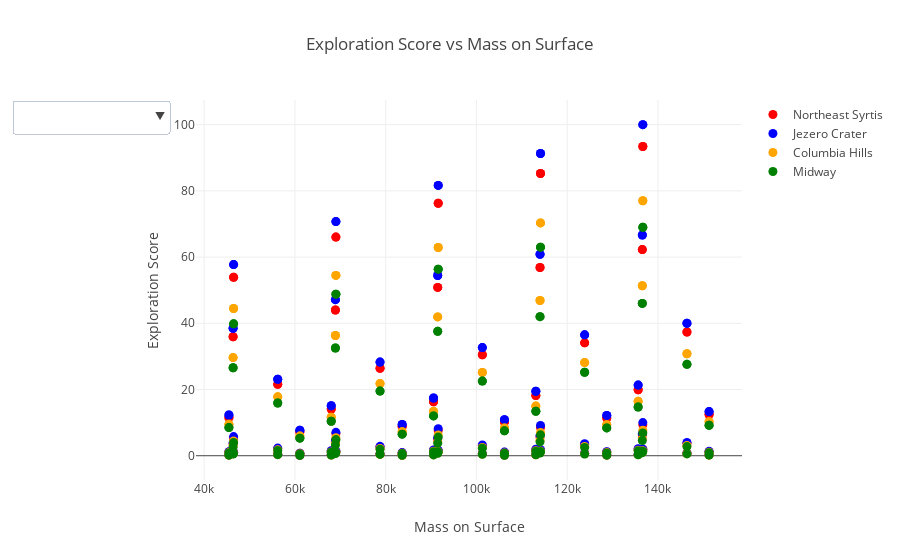

The notebook cell this image was saved under:
### Code cell
data = []
colors = ['red','blue','orange','green','black']
landing_locs = list(set(df_4['Landing Location'].values))
for i in range(len(landing_locs)):
    new_df = df_4[df_4['Landing Location'] == landing_locs[i]]
    
#     new_df['Text'] = ['Number of Crew ' + str(n) for n in list(new_df['Number of Crew'].values)]
    
    text_list = []
    for index, row in new_df.iterrows():
        num_crew = row['Number of Crew']
        norm_surv = row['Normalized Survivability Metric [%]']
        edl = row['EDL']
        
        text = ('Number of Crew ' + str(num_crew) + '<br>' + 'Normalized Survivability ' + str(norm_surv) +'<br>'
                + 'EDL ' + edl+'<br>'
                + 'Index ' + str(index))
        text_list.append(text)

    new_df['Text'] = text_list
        
    new_data = go.Scatter(x=list(new_df['Mass on Surface [kg]'].values),
                          y=list(new_df['Normalized Exploration Score [%]']),
                          mode = 'markers',
                          marker=dict(
                              size = 9,
                              color=colors[i],
                              colorscale='Viridis',
                              showscale=False),
                          text = new_df['Text'],
                          name = str(landing_locs[i])
                         )
    data.append(new_data)
# data
updatemenus = list([
    dict(active=-1,
         buttons=list([   
            dict(label = 'Columbia Hills',
                 method = 'update',
                 args = [{'visible': [False, False, True, False]},
                         {'title': 'Columbia Hills',
                          'annotations': []}]),
            dict(label = 'Midway',
                 method = 'update',
                 args = [{'visible': [False, False, False, True]},
                         {'title': 'Eberswalde Crater',
                          'annotations': []}]),
            dict(label = 'Jezero Crater',
                 method = 'update',
                 args = [{'visible': [False, True, False, False]},
                         {'title': 'Jezero Crater',
                          'annotations': []}]),
#             dict(label = 'Nili Fossae',
#                  method = 'update',
#                  args = [{'visible': [False, False, False, True, False]},
#                          {'title': 'Nili Fossae',
#                           'annotations': []}]),
             dict(label = 'Northeast Syrtis',
                  method = 'update',
                  args = [{'visible': [True, False, False, False]},
                          {'title': 'Northeast Syrtis',
                           'annotations': []}]),
             dict(label = 'All Landing Locations',
                  method = 'update',
                  args = [{'visible': [True, True, True, True]},
                          {'title': 'All Landing Locations',
                           'annotations': []}])
        ]),
    )
])

layout = dict(title='Exploration Score vs Mass on Surface', showlegend=True,
              updatemenus=updatemenus,xaxis = {'title': 'Mass on Surface'},
             yaxis = {'title': 'Exploration Score'})
fig = dict(data=data, layout=layout)
iplot(fig)
